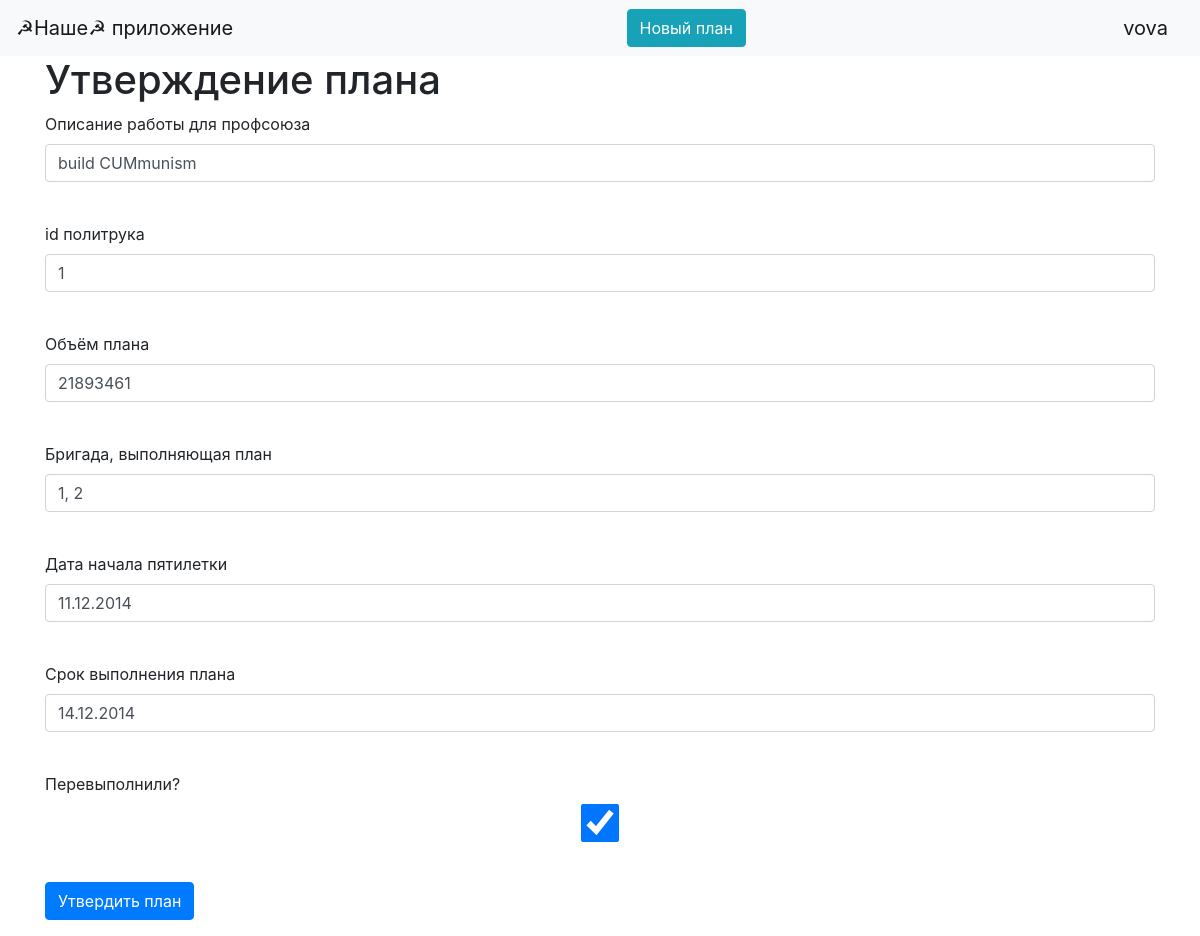
Screenshot of /edit_job/1 (signed in) with the database file from the repository.
### data/users.py (models this page shows, shortened)
class User(SqlAlchemyBase, UserMixin):
    __tablename__ = 'users'
    id = sqlalchemy.Column(sqlalchemy.Integer,
                           primary_key=True, autoincrement=True)
    surname = sqlalchemy.Column(sqlalchemy.String, nullable=True)
    name = sqlalchemy.Column(sqlalchemy.String, nullable=True)
    age = sqlalchemy.Column(sqlalchemy.Integer, nullable=True)
    position = sqlalchemy.Column(sqlalchemy.String, nullable=True)
    speciality = sqlalchemy.Column(sqlalchemy.String, nullable=True)
    address = sqlalchemy.Column(sqlalchemy.String, nullable=True)
    email = sqlalchemy.Column(sqlalchemy.String,
                              index=True, unique=True, nullable=True)
    hashed_password = sqlalchemy.Column(sqlalchemy.String, nullable=True)
    modified_date = sqlalchemy.Column(sqlalchemy.DateTime,
                                     default=datetime.datetime.now)
    jobs = orm.relation("Job")

### data/job.py (models this page shows)
class Job(SqlAlchemyBase, UserMixin):
    __tablename__ = 'jobs'
    id = sqlalchemy.Column(sqlalchemy.Integer,
                           primary_key=True, autoincrement=True)
    creater_id = sqlalchemy.Column(sqlalchemy.Integer, sqlalchemy.ForeignKey("users.id"), nullable=True)
    politryk_id = sqlalchemy.Column(sqlalchemy.Integer, nullable=True)
    name = sqlalchemy.Column(sqlalchemy.String, nullable=True)
    plan = sqlalchemy.Column(sqlalchemy.Integer, nullable=True)
    ids_tovarishei = sqlalchemy.Column(sqlalchemy.String, nullable=True)
    start_of_piatiletka = sqlalchemy.Column(sqlalchemy.String, nullable=True)
    end_of_piatiletka = sqlalchemy.Column(sqlalchemy.String, nullable=True)
    result_of_plan = sqlalchemy.Column(sqlalchemy.Boolean, nullable=True)
    user = orm.relation('User')

### flask_app.py (the view, shortened to what this page needs)
@app.route('/edit_job/<job_id>', methods=['GET', 'POST'])
@login_required
def edit_job(job_id):
    form = AddJobForm()
    if request.method == "GET":
        db_sess = db_session.create_session()
        job = db_sess.query(Job).filter(Job.id == job_id).first()
        print(123)
        if job:
            form.name.data = job.name
            form.politryk_id.data = job.politryk_id
            form.ids_tovarishei.data = job.ids_tovarishei
            form.plan.data = job.plan
            form.ids_tovarishei.data = job.ids_tovarishei
            form.start_of_piatiletka.data = job.start_of_piatiletka
            form.end_of_piatiletka.data = job.end_of_piatiletka
            form.result_of_plan.data = job.result_of_plan
        else:
            abort(404)
    return render_template('add_job.html', title='Да здравствует тов.Сталин! снова...', form=form,
                           form_items=[form.__dict__['_fields'][i] for i in list(form.__dict__['_fields'])[:-2]])

### forms/job_add.py
class AddJobForm(FlaskForm):
    name = StringField('Описание работы для профсоюза', validators=[DataRequired()])
    politryk_id = IntegerField('id политрука', validators=[DataRequired()])
    plan = IntegerField('Объём плана', validators=[DataRequired()])
    ids_tovarishei = StringField('Бригада, выполняющая план', validators=[DataRequired()])
    start_of_piatiletka = StringField('Дата начала пятилетки', validators=[DataRequired()])
    end_of_piatiletka = StringField('Срок выполнения плана', validators=[DataRequired()])
    result_of_plan = BooleanField('Перевыполнили?')
    submit = SubmitField('Утвердить план')

### data/db_session.py (called while the page is built)
def create_session() -> Session:
    global __factory
    return __factory()

### flask_app.py (called while the page is built)
@login_manager.user_loader
def load_user(user_id):
    db_sess = db_session.create_session()
    return db_sess.query(User).get(user_id)

### templates/add_job.html (shortened to what this page needs)
{% extends "base.html" %}
{% block content %}
<h1>Утверждение плана</h1>
<form action="" method="post">
    {% for item in form_items %}
    <p>
        {{ item.label }}<br>
        {{ item(class="form-control") }}<br>
    </p>
    {% endfor %}
    <p>{{ form.submit(type="submit", class="btn btn-primary") }}</p>
</form>
{% endblock %}

### templates/base.html (shortened to what this page needs)
<!doctype html>
<html lang="en">
<head>
    <link rel="stylesheet"
          href="https://stackpath.bootstrapcdn.com/bootstrap/4.4.1/css/bootstrap.min.css"
>
</head>
<body>
<header>
    <nav class="navbar navbar-light bg-light">
        <a class="navbar-brand" href="/">☭Наше☭ приложение</a>
        <a type="button" class="btn btn-info" href="/add_job">Новый план</a>
        {% if current_user.is_authenticated %}
            <a class="navbar-brand" href="/logout">{{ current_user.name }}</a>
        {% else %}
            <div class="btn-group" role="group" aria-label="Basic mixed styles example">
              <a type="button" class="btn btn-success" href="/login">Войти</a>
              <a type="button" class="btn btn-primary" href="/register">Зарегистрироваться</a>
            </div>
        {% endif %}
    </nav>
</header>
<main role="main" class="container">
    {% block content %}{% endblock %}
</main>
</body>
</html>

### rows the page displays
User: name "vova"
Job: name "build CUMmunism" "1" "21893461" "1, 2" "11.12.2014" "14.12.2014" "☑"

### other values shown
{{ item.label }} "Описание работы для профсоюза" "id политрука" "Объём плана" "Бригада, выполняющая план" "Дата начала пятилетки" "Срок выполнения плана" "Перевыполнили?"
